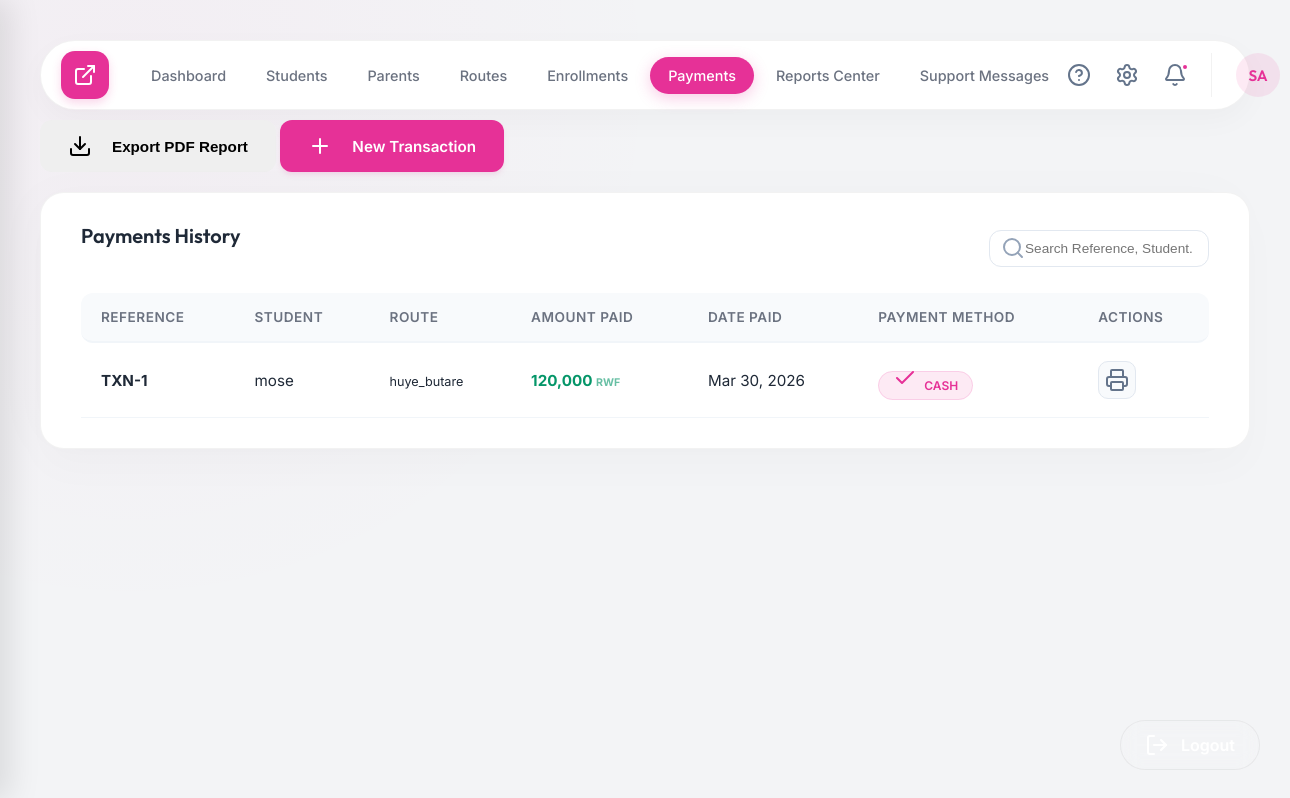
/admin.php?page=payments (signed in), run on an earlier commit of the app's database.
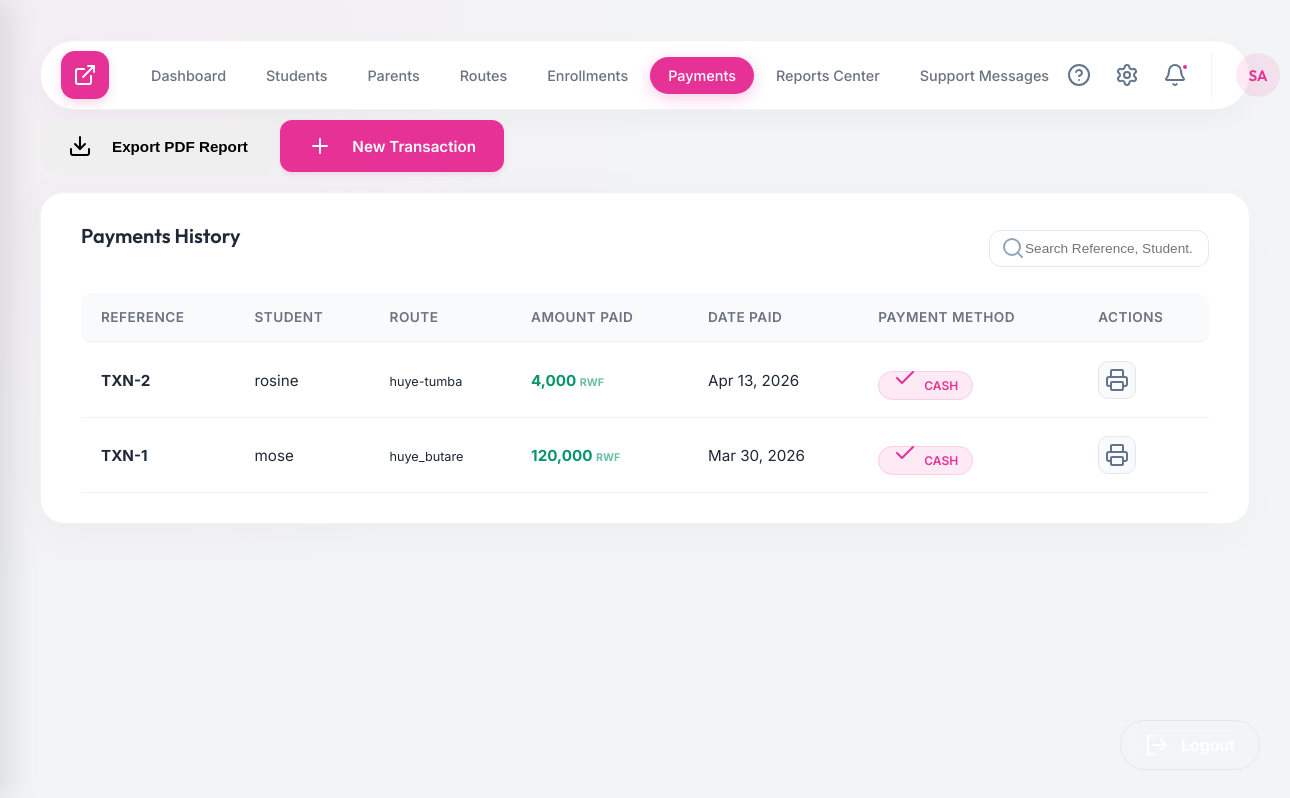
And on a later commit of the database.
### tables this page shows
CREATE TABLE payments (
            id INTEGER PRIMARY KEY AUTOINCREMENT,
            enrollment_id INTEGER,
            amount DECIMAL(10,2),
            payment_date DATE,
            payment_method VARCHAR(50),
            FOREIGN KEY (enrollment_id) REFERENCES transport_enrollments (id) ON DELETE CASCADE
        );

CREATE TABLE students (
            id INTEGER PRIMARY KEY AUTOINCREMENT,
            fullname VARCHAR(150) NOT NULL,
            class VARCHAR(50),
            parent_id INTEGER,
            uses_transport BOOLEAN DEFAULT 0,
            FOREIGN KEY (parent_id) REFERENCES parents (parent_id) ON DELETE SET NULL
        );

CREATE TABLE bus_routes (
            id INTEGER PRIMARY KEY AUTOINCREMENT,
            route_name VARCHAR(100) NOT NULL,
            driver_name VARCHAR(100),
            monthly_fee DECIMAL(10,2) NOT NULL
        );

### pages/payments.php (the view, shortened to what this page needs)
<?php
require_once 'backend/db.php';
$sql = "SELECT p.*, s.fullname as student_name, r.route_name
        FROM payments p
        JOIN transport_enrollments te ON p.enrollment_id = te.id
        JOIN students s ON te.student_id = s.id
        JOIN bus_routes r ON te.route_id = r.id
        ORDER BY p.id DESC";
$payments = $pdo->query($sql)->fetchAll();
?>
<div class="content-header" style="justify-content: flex-end; margin-top: -30px; margin-bottom: 20px;">
    <div class="header-tools">
        <button class="btn btn-secondary" onclick="alert('Generate Report feature is coming soon.')">
            <i data-lucide="download" style="margin-right: 8px;"></i>
            Export PDF Report
        </button>
        <button class="btn btn-primary" onclick="openAddModal('payments', ['enrollment_id', 'amount', 'payment_date', 'payment_method'])">
            <i data-lucide="plus" style="margin-right: 8px;"></i>
            New Transaction
        </button>
    </div>
</div>
<div class="table-container">
    <div style="display: flex; justify-content: space-between; align-items: center; margin-bottom: 20px;">
        <div class="table-title">Payments History</div>
        <div style="position: relative;">
            <input type="text" placeholder="Search Reference, Student..." class="local-table-filter" style="padding: 10px 15px 10px 35px; border-radius: 12px; border: 1px solid #e2e8f0; font-size: 0.85rem; width: 220px; outline: none; transition: all 0.3s;" onfocus="this.style.borderColor='var(--primary)'" onblur="this.style.borderColor='#e2e8f0'">
            <i data-lucide="search" size="16" style="position: absolute; left: 12px; top: 50%; transform: translateY(-50%); color: #94a3b8;"></i>
        </div>
    </div>
    <table>
        <thead>
            <tr>
                <th>Reference</th>
                <th>Student</th>
                <th>Route</th>
                <th>Amount Paid</th>
                <th>Date Paid</th>
                <th>Payment Method</th>
                <th>Actions</th>
            </tr>
        </thead>
        <tbody>
            <?php if (empty($payments)): ?>
                <tr>
                    <td colspan="7" style="text-align: center; padding: 40px; color: #64748b; font-style: italic;">
                        No payments found in history.
                    </td>
                </tr>
            <?php else: ?>
                <?php foreach ($payments as $pay): ?>
                    <tr>
                        <td><strong>TXN-<?php echo $pay['id']; ?></strong></td>
                        <td><?php echo htmlspecialchars($pay['student_name']); ?></td>
                        <td><small><?php echo htmlspecialchars($pay['route_name']); ?></small></td>
                        <td><span style="font-weight: 700; color: #059669;"><?php echo number_format($pay['amount']); ?> <span style="font-size: 0.7em; opacity: 0.6;">RWF</span></span></td>
                        <td><?php echo date('M d, Y', strtotime($pay['payment_date'])); ?></td>
                        <td>
                            <span class="badge badge-paid">
                                <i data-lucide="check" size="12" style="margin-right: 4px;"></i>
                                <?php echo htmlspecialchars($pay['payment_method'] ?: 'Cash'); ?>
                            </span>
                        </td>
                        <td>
                            <button class="btn btn-icon" title="View Receipt"><i data-lucide="printer"></i></button>
                        </td>
                    </tr>
                <?php endforeach; ?>
            <?php endif; ?>
        </tbody>
    </table>
</div>

What changed in the data, as far as the page shows it:
added payments: id "2", students.fullname "rosine", bus_routes.route_name "huye-tumba", amount "4,000", payment_date "Apr 13, 2026", payment_method "CASH"
